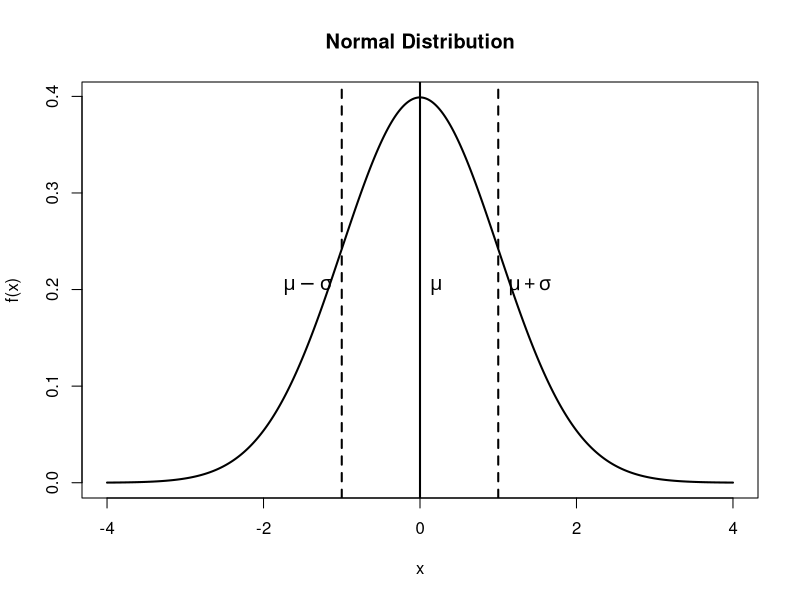

Recreate this plot in R.
# Parametri della distribuzione gaussiana
mu <- 0  # Media
sigma <- 1  # Deviazione standard

# Creazione di un vettore di valori x per il grafico
x <- seq(mu - 4*sigma, mu + 4*sigma, length.out = 1000)

# Calcolo della densità della distribuzione normale
y <- dnorm(x, mean = mu, sd = sigma)

# Grafico della distribuzione
plot(x, y, type = "l", lwd = 2, 
     main = "Normal Distribution", 
     xlab = "x", ylab = "f(x)",
     xlim = c(mu - 4*sigma, mu + 4*sigma))

# Aggiunta della linea verticale per la media
abline(v = mu, lwd = 2)

# Aggiunta delle linee per la deviazione standard
abline(v = mu - sigma, lwd = 2, lty = 2)
abline(v = mu + sigma, lwd = 2, lty = 2)

# Aggiunta dei testi spostati
text(mu, 0.2, expression(mu), pos = 4, cex = 1.2)  # Media, spostata a destra
text(mu - sigma, 0.2, expression(mu - sigma), pos = 2, cex = 1.2)  # Mu - sigma, spostata a sinistra
text(mu + sigma, 0.2, expression(mu + sigma), pos = 4, cex = 1.2)  # Mu + sigma, spostata a destra

